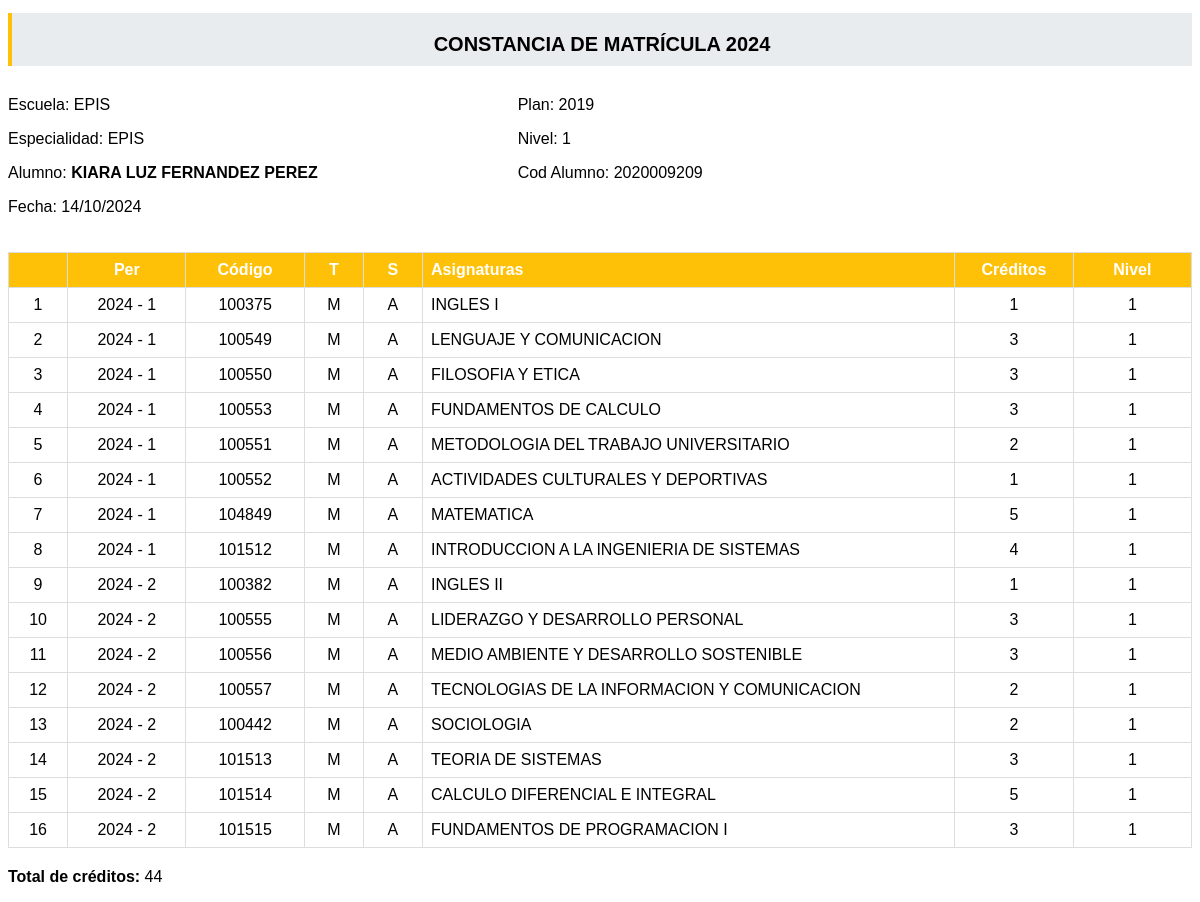
/ver_constancia_matricula/3/ (signed in), run on the app's committed database.
### App/models.py (models this page shows, shortened)
class Matricula(models.Model):
    id_matricula = models.AutoField(primary_key=True)
    alumno = models.ForeignKey(Alumno, on_delete=models.CASCADE)
    cursos = models.ManyToManyField(Curso)
    boucher = models.ManyToManyField(Boucher)
    plan = models.ForeignKey(Plan, on_delete=models.CASCADE)
    fecha_matricula = models.DateTimeField(default=timezone.now)
    estado = models.CharField(max_length=20, default='pendiente')
    mensaje_rechazo = models.TextField(blank=True, null=True)
    mensaje_aprobacion = models.TextField(blank=True, null=True)

class Alumno(models.Model):
    id_alumno = models.AutoField(primary_key=True)
    codigo = models.CharField(max_length=10, default=1)
    plan = models.ForeignKey(Plan, on_delete=models.CASCADE)
    nombres = models.CharField(max_length=100)
    apellido_paterno = models.CharField(max_length=100)
    apellido_materno = models.CharField(max_length=100)
    dni = models.CharField(max_length=8)
    correo = models.EmailField(max_length=100)
    celular = models.CharField(max_length=9)
    escuela = models.ForeignKey(Escuela, on_delete=models.CASCADE)
    anio = models.IntegerField(default=1)
    def __str__(self):
        return self.nombres + " " + self.apellido_paterno + " " + self.apellido_materno

class Escuela (models.Model):
    id_escuela = models.AutoField(primary_key=True)
    nombre_escuela = models.CharField(max_length=100)
    def __str__(self):
        return self.nombre_escuela

class Plan (models.Model):
    id_plan = models.AutoField(primary_key=True)
    nombre_plan = models.CharField(max_length=100)
    def __str__(self):
        return self.nombre_plan

class Curso(models.Model):
    id = models.AutoField(primary_key=True)
    codigo = models.CharField(max_length=10)
    nombre_curso = models.CharField(max_length=100)
    semestre = models.IntegerField(default=1)
    creditos = models.IntegerField()
    turno = models.CharField(
        max_length=1,
        choices=[('M', 'M'), ('T', 'T'), ('N', 'N')]
    )
    seccion = models.CharField(max_length=1, choices=[('A', 'A'), ('B', 'B'), ('C', 'C')])
    prerrequisito = models.CharField(
        max_length=10,
        null=True,
        blank=True,
    )
    anio = models.IntegerField(default=1)
    cupos_disponibles = models.IntegerField(default=30)

### App/views.py (the view)
# urls.py: path('ver_constancia_matricula/<int:matricula_id>/', views.ver_constancia_matricula, name='ver_constancia_matricula'),
@login_required
def ver_constancia_matricula(request, matricula_id):
    matricula = get_object_or_404(Matricula, id_matricula=matricula_id)
    cursos = matricula.cursos.all()
    total_creditos = sum(curso.creditos for curso in cursos)
    return render(request, 'imprimir.html', {'matricula': matricula, 'cursos': cursos, 'total_creditos': total_creditos})

### App/templates/imprimir.html (shortened to what this page needs)
<!DOCTYPE html>
<html lang="es">
<head>
</head>
<body>
    <div class="Datos_Matricula">
        <h1>CONSTANCIA DE MATRÍCULA {% now "Y" %}</h1>
        <div class="constancia-datos">
            <div>
                <p>Escuela: {{ matricula.alumno.escuela }}</p>
                <p>Especialidad: {{ matricula.alumno.escuela }}</p>
                <p>Alumno: <strong>{{ matricula.alumno|upper }}</strong></p>
                <p>Fecha: {{ matricula.fecha_matricula|date:"d/m/Y" }}</p>
            </div>
            <div>
                <p>Plan: {{ matricula.alumno.plan }}</p>
                <p>Nivel: {{ matricula.alumno.anio }}</p>
                <p>Cod Alumno: {{ matricula.alumno.codigo }}</p>
            </div>
        </div>
        <div>
            {% if cursos %}
            <div>
                <table class="tabla-canasta">
                    <thead>
                        <tr>
                            <th style="width: 5%;"></th>
                            <th style="width: 10%; text-align: center">Per</th>
                            <th style="width: 10%; text-align: center">Código</th>
                            <th style="width: 5%; text-align: center">T</th>
                            <th style="width: 5%; text-align: center">S</th>
                            <th style="width: 45%;">Asignaturas</th>
                            <th style="width: 10%; text-align: center">Créditos</th>
                            <th style="width: 10%; text-align: center">Nivel</th>
                        </tr>
                    </thead>
                    <tbody>
                        {% for curso in cursos %}
                        <tr>
                            <td style="text-align: center;">{{ forloop.counter }}</td>
                            <td style="text-align: center;">{% now "Y" %} - {{ curso.semestre }}</td>
                            <td style="text-align: center;">{{ curso.codigo }}</td>
                            <td style="text-align: center;">{{ curso.turno }}</td>
                            <td style="text-align: center;">{{ curso.seccion }}</td>
                            <td>{{ curso.nombre_curso }}</td>
                            <td style="text-align: center;">{{ curso.creditos }}</td>
                            <td style="text-align: center;">{{ curso.anio }}</td>
                        </tr>
                        {% endfor %}
                    </tbody>
                </table>
            </div>
            <p style="margin-top: 20px;"><strong>Total de créditos: </strong>{{ total_creditos }}</p>
            {% else %}
            <p>No hay cursos matriculados.</p>
            {% endif %}
        </div>
    </div>
</body>
</html>

### App/templates/imprimir.html (style rules this page uses)
body { font-family: Arial, sans-serif; }
.constancia-datos { display: flex; gap: 200px; }
.Datos_Matricula h1 { background-color: #e9ecef; padding-top: 20px; padding-bottom: 10px; border-left: 4px solid #ffc107; text-align: center; font-size: 20px; }
.tabla-canasta { margin-top: 20px; width: 100%; border-collapse: collapse; }
.tabla-canasta th, .tabla-canasta td { border: 1px solid #ddd; padding: 8px; text-align: left; }
.tabla-canasta th { background-color: #ffc107; color: white; }

### data on the page
Matricula: alumno.escuela "EPIS", alumno "KIARA LUZ FERNANDEZ PEREZ", fecha_matricula "14/10/2024", alumno.plan "2019", alumno.anio "1", alumno.codigo "2020009209"
Curso: now "2024", semestre "1", codigo "100375", turno "M", seccion "A", nombre_curso "INGLES I", creditos "1", anio "1"
Curso: now "2024", semestre "1", codigo "100549", turno "M", seccion "A", nombre_curso "LENGUAJE Y COMUNICACION", creditos "3", anio "1"
Curso: now "2024", semestre "1", codigo "100550", turno "M", seccion "A", nombre_curso "FILOSOFIA Y ETICA", creditos "3", anio "1"
Curso: now "2024", semestre "1", codigo "100553", turno "M", seccion "A", nombre_curso "FUNDAMENTOS DE CALCULO", creditos "3", anio "1"
Curso: now "2024", semestre "1", codigo "100551", turno "M", seccion "A", nombre_curso "METODOLOGIA DEL TRABAJO UNIVERSITARIO", creditos "2", anio "1"
Curso: now "2024", semestre "1", codigo "100552", turno "M", seccion "A", nombre_curso "ACTIVIDADES CULTURALES Y DEPORTIVAS", creditos "1", anio "1"
Curso: now "2024", semestre "1", codigo "104849", turno "M", seccion "A", nombre_curso "MATEMATICA", creditos "5", anio "1"
Curso: now "2024", semestre "1", codigo "101512", turno "M", seccion "A", nombre_curso "INTRODUCCION A LA INGENIERIA DE SISTEMAS", creditos "4", anio "1"
Curso: now "2024", semestre "2", codigo "100382", turno "M", seccion "A", nombre_curso "INGLES II", creditos "1", anio "1"
Curso: now "2024", semestre "2", codigo "100555", turno "M", seccion "A", nombre_curso "LIDERAZGO Y DESARROLLO PERSONAL", creditos "3", anio "1"
Curso: now "2024", semestre "2", codigo "100556", turno "M", seccion "A", nombre_curso "MEDIO AMBIENTE Y DESARROLLO SOSTENIBLE", creditos "3", anio "1"
Curso: now "2024", semestre "2", codigo "100557", turno "M", seccion "A", nombre_curso "TECNOLOGIAS DE LA INFORMACION Y COMUNICACION", creditos "2", anio "1"
Curso: now "2024", semestre "2", codigo "100442", turno "M", seccion "A", nombre_curso "SOCIOLOGIA", creditos "2", anio "1"
Curso: now "2024", semestre "2", codigo "101513", turno "M", seccion "A", nombre_curso "TEORIA DE SISTEMAS", creditos "3", anio "1"
Curso: now "2024", semestre "2", codigo "101514", turno "M", seccion "A", nombre_curso "CALCULO DIFERENCIAL E INTEGRAL", creditos "5", anio "1"
Curso: now "2024", semestre "2", codigo "101515", turno "M", seccion "A", nombre_curso "FUNDAMENTOS DE PROGRAMACION I", creditos "3", anio "1"

### other printed values
{{ total_creditos }} "44"
